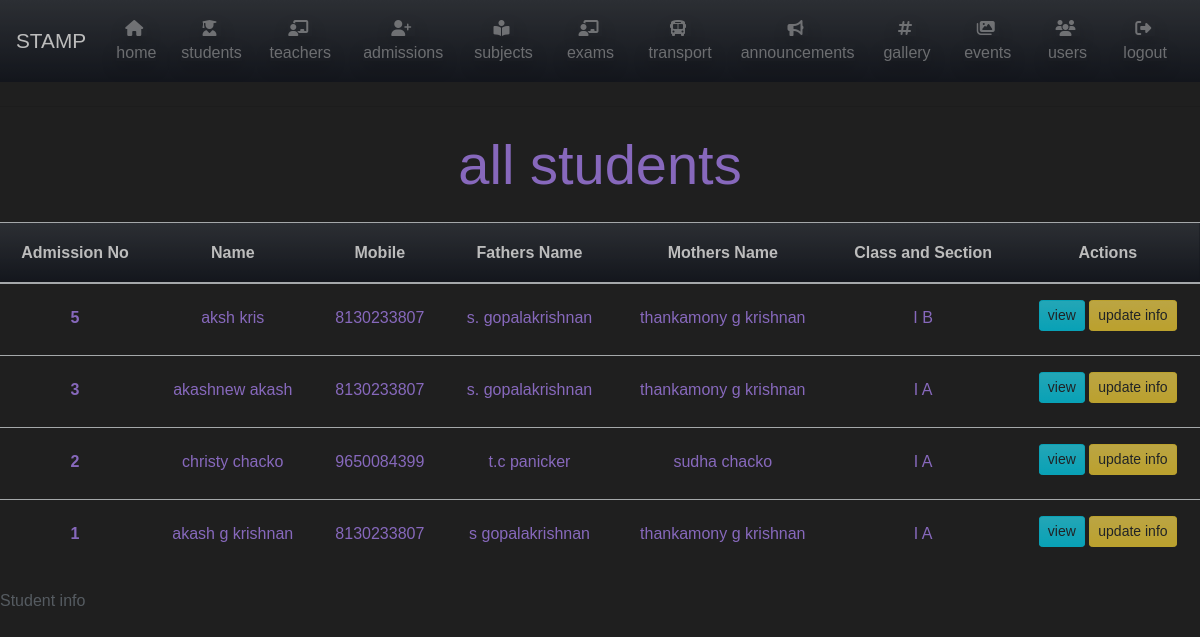
Before: /all-student (signed in) with the older database file.
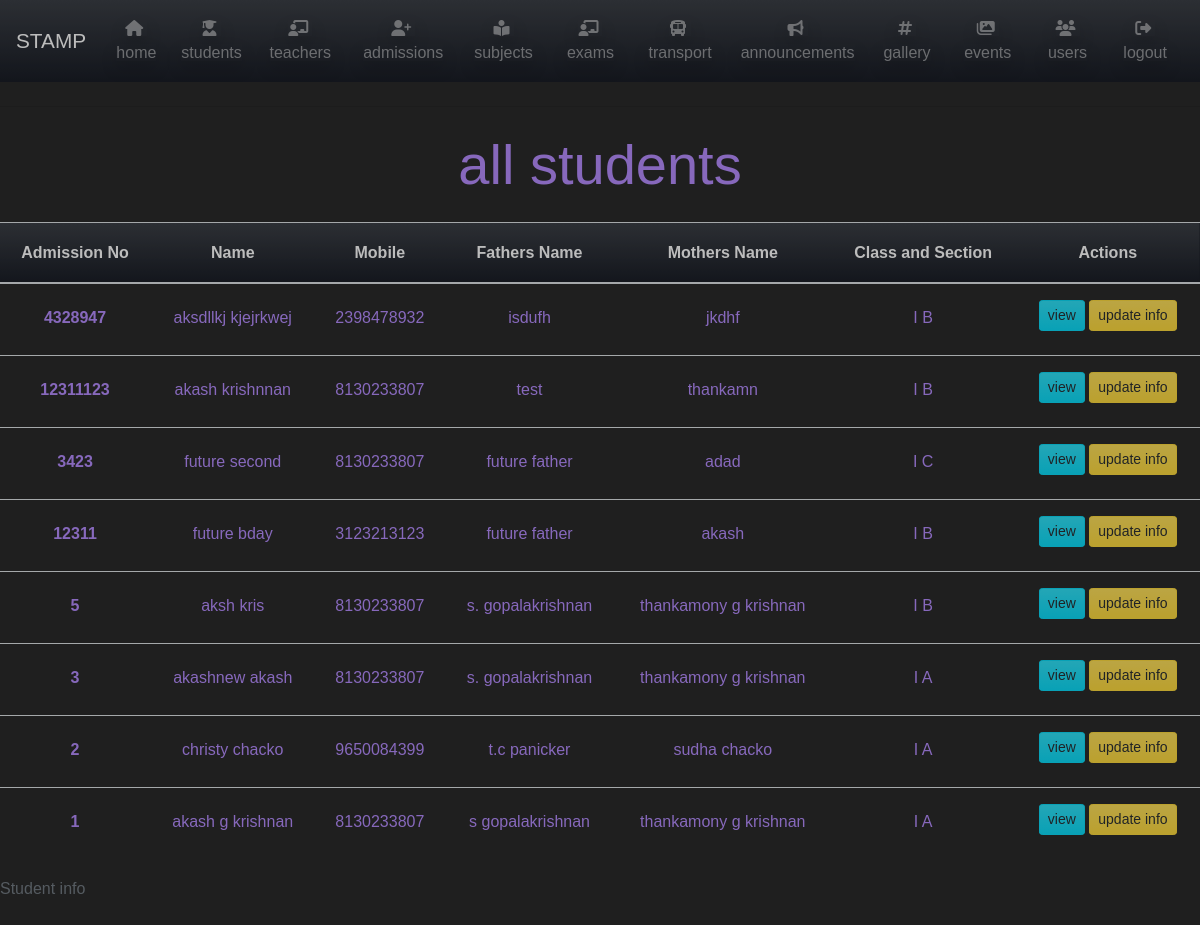
After: the same page with the newer database file.
### student/models.py (models this page shows, shortened)
class student_details(models.Model):  # for storing student info
    STATUS_TYPES = (
        ('S', 'STUDYING'),
        ('PO', 'PASSED OUT'),
        ('D', 'DISMISSED'),
        ('AD', 'ADMISSION DONE'),
        ('LS', 'LEAVE SCHOOL')
    )
    GENDER = (
        ('M', 'MALE'),
        ('F', 'FEMALE'),
        ('O', 'OTHER')
    )
    first_name = models.CharField(max_length=20,)
    last_name = models.CharField(max_length=20)
    admission_number = models.CharField(max_length=10, unique=True)
    status = models.CharField(max_length=3, choices=STATUS_TYPES, default='S')
    gender = models.CharField(max_length=2, choices=GENDER)
    fathers_name = models.CharField(max_length=40)
    mothers_name = models.CharField(max_length=40)
    dob = models.DateField()
    mobile = models.CharField(max_length=10)
    email = models.EmailField()
    grade_section = models.ForeignKey(grade_section_master, on_delete=models.DO_NOTHING)
    user_name = models.ForeignKey(User, on_delete = models.DO_NOTHING)

### lead/models.py (models this page shows)
class grade_section_master(models.Model):
    grade = models.ForeignKey(grade_master, on_delete=models.DO_NOTHING)
    section = models.ForeignKey(section_master, on_delete=models.DO_NOTHING)
    def __str__(self):
        return f"{self.grade} {self.section}"

class grade_master(models.Model):
    grade_name = models.CharField(max_length=4)
    def __str__(self):
        return self.grade_name

class section_master(models.Model):
    section_name = models.CharField(max_length=1)
    def __str__(self):
        return self.section_name

### lead/views.py (the view)
# urls.py: path('all-student', views.StudentListView.as_view(), name='all-student'),
class StudentListView(LoginRequiredMixin, ListView):
    model = student_details
    template_name = 'lead/student_details_listview.html'
    context_object_name = 'students'
    ordering = ['-id']

### lead/templates/lead/student_details_listview.html (shortened to what this page needs)
{% extends "lead/home.html" %} {% block content %}
<section>
    <h3 class="display-4 text-secondary my-4 text-center">
        all students
    </h3>
</section>
<section class="table-responsive">
    <table class="table">
        <caption>Student info</caption>
        <thead class="text-center bg-gradient-primary text-white">
            <tr>
                <th scope="col">Admission No</th>
                <th scope="col">Name</th>
                <th scope="col">Mobile</th>
                <th scope="col">Fathers Name</th>
                <th scope="col">Mothers Name</th>
                <th scope="col">Class and Section</th>
                <th scope="col">Actions</th>
            </tr>
        </thead>
        <tbody class="text-center text-lowercase text-justify text-secondary">
            {% for student in students%}
            <tr>
                <th class="py-3" scope="row">{{student.admission_number}} </th>
                <td class="py-3">{{ student.first_name }} {{student.last_name}}</td>
                <td class="py-3">{{ student.mobile}} </td>
                <td class="py-3"> {{ student.fathers_name }}</td>
                <td class="py-3"> {{ student.mothers_name }}</td>
                <td class="py-3 text-uppercase">{{student.grade_section}}</td>
                <td class="py-3">
                    <a href="#" class="btn btn-sm btn-info mb-2">View</a>
                    <a href="" class="btn btn-sm btn-warning mb-2">Update info </a>
                </td>
            </tr>
            {% endfor %}
        </tbody>
</section>
{% endblock content %}

Changed rows visible on the page:
added student_details: admission_number "4328947", first_name "aksdllkj", last_name "kjejrkwej", mobile "2398478932", fathers_name "isdufh", mothers_name "jkdhf", grade_section "I B"
added student_details: admission_number "12311123", first_name "akash", last_name "krishnnan", mobile "8130233807", fathers_name "test", mothers_name "thankamn", grade_section "I B"
added student_details: admission_number "3423", first_name "future", last_name "second", mobile "8130233807", fathers_name "future father", mothers_name "adad", grade_section "I C"
added student_details: admission_number "12311", first_name "future", last_name "bday", mobile "3123213123", fathers_name "future father", mothers_name "akash", grade_section "I B"
